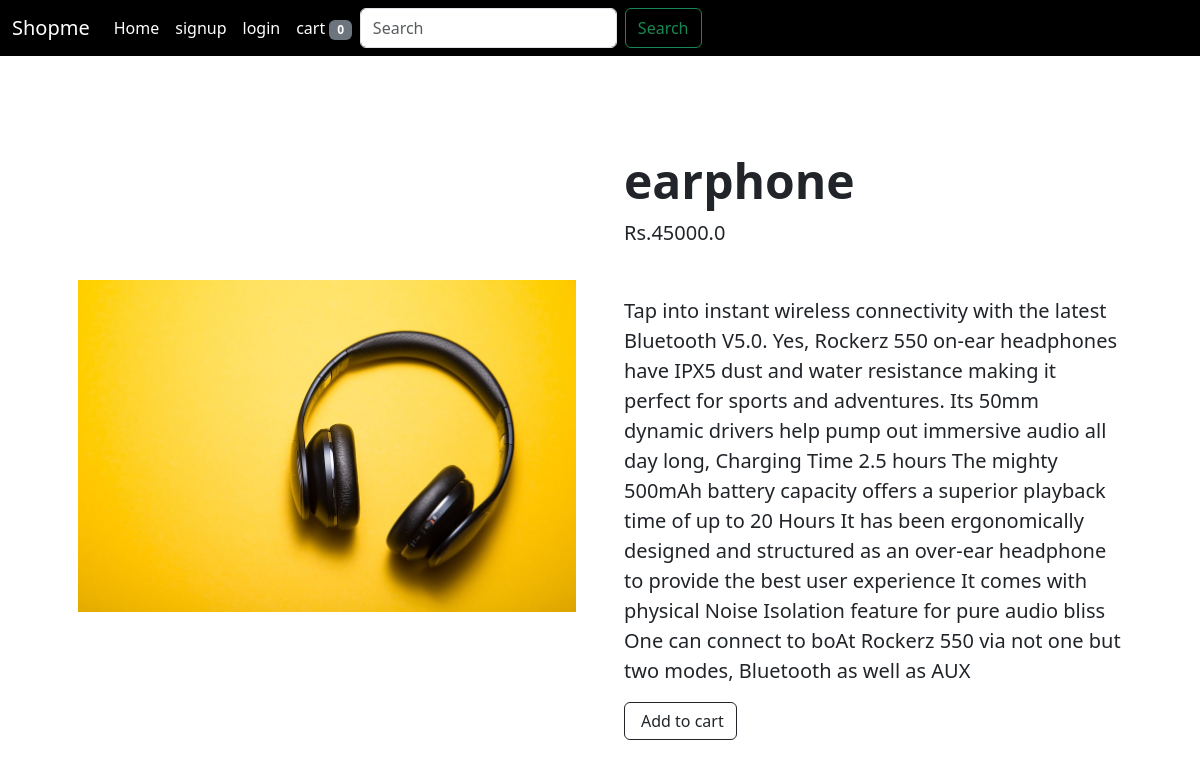
The page /detail_page/6 on the database its author committed.
### shop/models.py (models this page shows, shortened)
class Product(models.Model):
    name=models.CharField(max_length=200)
    price=models.FloatField()
    discount_price=models.FloatField()
    category=models.CharField(max_length=200)
    description=models.TextField()
    image=models.ImageField(upload_to="products")

### shop/views.py (the view)
# urls.py: path('detail_page/<int:id>',views.detail_page,name='detail_page'),
def detail_page(request,id):
    product_details=Product.objects.get(id=id)
    return render(request,'detail.html',{'product_details':product_details})

### templates/detail.html (shortened to what this page needs)
{% extends 'index.html' %}
{% load static %}
{% block content %}
<section class="py-5">
  <div class="container px-4 px-lg-5 my-5">
      <div class="row gx-4 gx-lg-5 align-items-center">
          <div class="col-md-6"><img class="card-img-top mb-5 mb-md-0" src="/{{product_details.image}}" alt="..." /></div>
          <div class="col-md-6">
              <h1 class="display-5 fw-bolder">{{product_details.name}}</h1>
              <div class="fs-5 mb-5">
                  <span>Rs.{{product_details.price}}</span>
              </div>
              <p class="lead"><strong>{{product_details.description}} </strong></p>
              <div class="d-flex">
                  <a href="{% url 'cart_add' product_details.id %}"><button class="btn btn-outline-dark flex-shrink-0" type="button">
                      Add to cart
                  </button>
                </a>
              </div>
          </div>
      </div>
  </div>
</section>
    {% endblock content %}

### rows shown on the page
Product: image (picture), name "earphone", price "45000.0", description "Tap into instant wireless connectivity with the latest Bluetooth V5.0. Yes, Rockerz 550 on-ear headphones have IPX5 dust and water resistance making it perfect for sports and adventures. Its 50mm dynamic drivers help pump out immersive audio all day long, Charging Time 2.5 hours The mighty 500mAh battery capacity offers a superior playback time of up to 20 Hours It has been ergonomically designed and structured as an over-ear headphone to provide the best user experience It comes with physical Noise Isolation feature for pure audio bliss One can connect to boAt Rockerz 550 via not one but two modes, Bluetooth as well as AUX"

### other values the page prints
{{ request.session.cart| length }} "0"
